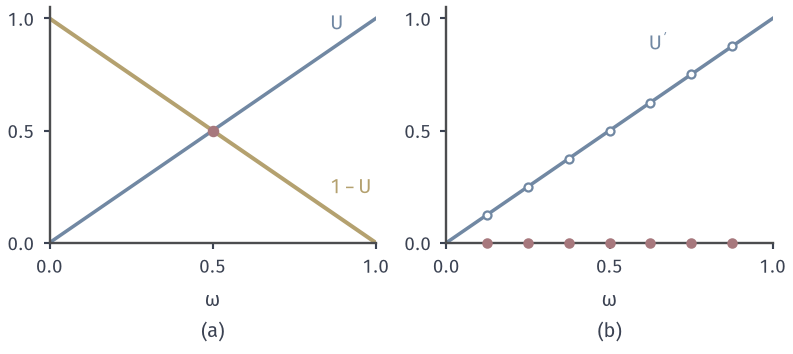

Source code (Python):
from pathlib import Path
import sys
ROOT = next(p for p in Path(__file__).resolve().parents if (p/"build.sh").is_file() and (p/"tex/book.tex").is_file())
sys.path.insert(0, str(ROOT/"figures/07-probability/02-measure-theoretic-probability/matplotlib/pspace-common"))
from pspace_common import *
# Target: three ways two random variables on Omega=[0,1] can be "equal".
# (a) U(omega)=omega and 1-U agree only at omega=1/2 yet have the same uniform distribution.
# (b) U' equals U except at the points k/8 (a countable, length-zero set), where it is set to 0: equal almost surely.
fig, (a, b) = figure(width_mm=112, height_mm=50, ncols=2)
for ax in (a, b): style(ax)
w = np.linspace(0, 1, 200)
a.plot(w, w, color=BLUE, lw=1.4)
a.plot(w, 1-w, color=YELLOW, lw=1.6)
a.plot([0.5], [0.5], 'o', ms=3.6, color=RED, zorder=5)
a.text(0.86, 0.95, '$U$', color=BLUE, fontsize=8); a.text(0.86, 0.22, '$1-U$', color=YELLOW, fontsize=8)
a.set_xlim(0, 1); a.set_ylim(0, 1.05); a.set_xticks([0, 0.5, 1]); a.set_yticks([0, 0.5, 1])
sub(a, 'a', r'$\omega$')
b.plot(w, w, color=BLUE, lw=1.4)
ks = np.arange(1, 8)/8
b.plot(ks, ks, 'o', ms=3.2, mfc='white', mec=BLUE, mew=.9, zorder=5)
b.plot(ks, np.zeros_like(ks), 'o', ms=3.2, color=RED, zorder=5, clip_on=False)
b.text(0.62, 0.86, "$U'$", color=BLUE, fontsize=8)
b.set_xlim(0, 1); b.set_ylim(0, 1.05); b.set_xticks([0, 0.5, 1]); b.set_yticks([0, 0.5, 1])
sub(b, 'b', r'$\omega$')
save(fig, HERE(__file__), 'figure', {'P(U=1-U)': 0, 'changed points': [float(k) for k in ks]})
